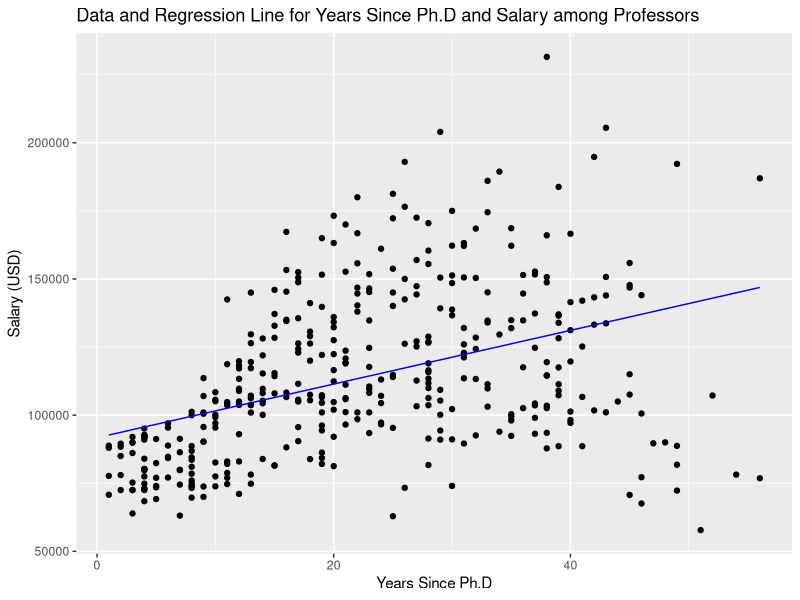

Reproduce this figure in R.
## ---- chunk 1
library(data.table)
library(ggplot2)
library(car)

data("Salaries")
Salaries <- data.table(Salaries)
## ---- chunk 2
print(Salaries)
## ---- chunk 3
regression_output <- lm(formula=salary ~ yrs.since.phd, data=Salaries)
print(regression_output)
## ---- chunk 4
summary(regression_output)
## ---- chunk 5
predict(regression_output)
## ---- chunk 6
Salaries[, predicted_salary:= predict(regression_output)]
## ---- chunk 7
new_salaries <- data.table(prof.id=1:5,
                           yrs.since.phd=c(13, 25, 3, 27, 9))
print(new_salaries)
## ---- chunk 8
predict(regression_output, newdata=new_salaries)
## ---- chunk 9
new_salaries[, predicted_salary:= predict(regression_output, newdata=new_salaries)]
## ---- chunk 10
ggplot(Salaries, aes(x=yrs.since.phd)) +
  geom_point(aes(y=salary)) +
  geom_line(aes(y=predicted_salary), color="blue") +
  labs(title="Data and Regression Line for Years Since Ph.D and Salary among Professors",
       x="Years Since Ph.D",
       y="Salary (USD)")
## ---- chunk 11
# load MASS library and UScereal dataset
library(MASS)
data(UScereal)

# save the names of cereals as an actual row, instead of an index value
UScereal$cereal_name <- rownames(UScereal) 

# convert to a data.table
UScereal <- data.table(UScereal) 

# clean up some column values
UScereal[, shelf:=NULL] # we won't need that column
UScereal[, sodium:= sodium/1000] # this converts the units of the "sodium" column from milligrams to grams
UScereal[, potassium:=potassium/1000] # converts units of the "potassium" column from milligrams to grams 

# rearrange the column order
setcolorder(UScereal, c("cereal_name", "mfr", "vitamins", "calories", "protein", "fat", "sodium", "fibre", "carbo", "sugars", "potassium"))
## ---- chunk 12
cereal_output <- lm(calories ~ fat, data=UScereal)
summary(cereal_output)
## ---- chunk 13
UScereal[, predicted_calories:= predict(cereal_output)]
